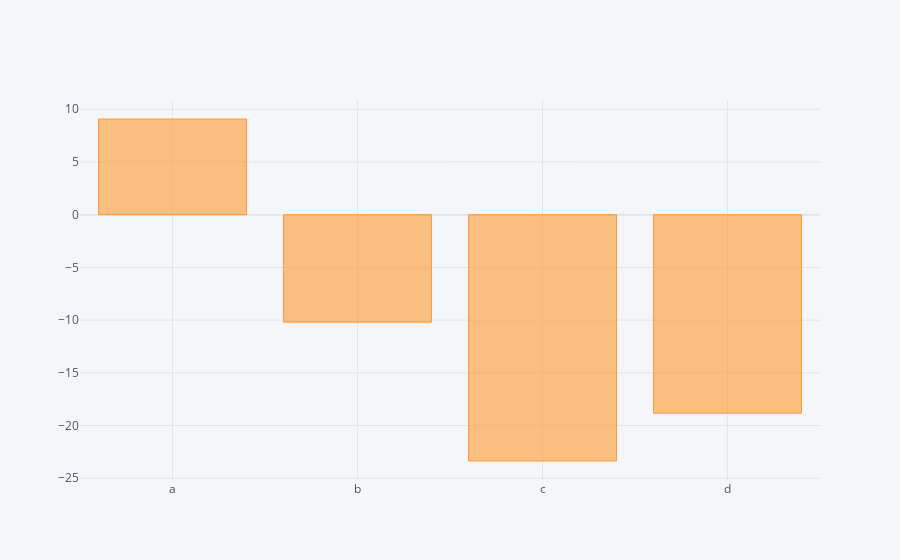

Notebook cell for this chart:
### Code cell
data.sum().iplot(kind='bar');

### Figure 1 — Plotly figure (JSON) as saved in the notebook; plotly's stock layout.template omitted (floating-point values rounded to 4 significant figures)
{"data": [{"marker": {"color": "rgba(255, 153, 51, 0.6)", "line": {"color": "rgba(255, 153, 51, 1.0)", "width": 1}}, "name": "None", "orientation": "v", "text": "", "type": "bar", "x": ["a", "b", "c", "d"], "y": [9.078, -10.19, -23.36, -18.83]}], "layout": {"legend": {"bgcolor": "#F5F6F9", "font": {"color": "#4D5663"}}, "paper_bgcolor": "#F5F6F9", "plot_bgcolor": "#F5F6F9", "title": {"font": {"color": "#4D5663"}}, "xaxis": {"gridcolor": "#E1E5ED", "showgrid": true, "tickfont": {"color": "#4D5663"}, "title": {"font": {"color": "#4D5663"}, "text": ""}, "zerolinecolor": "#E1E5ED"}, "yaxis": {"gridcolor": "#E1E5ED", "showgrid": true, "tickfont": {"color": "#4D5663"}, "title": {"font": {"color": "#4D5663"}, "text": ""}, "zerolinecolor": "#E1E5ED"}}}
